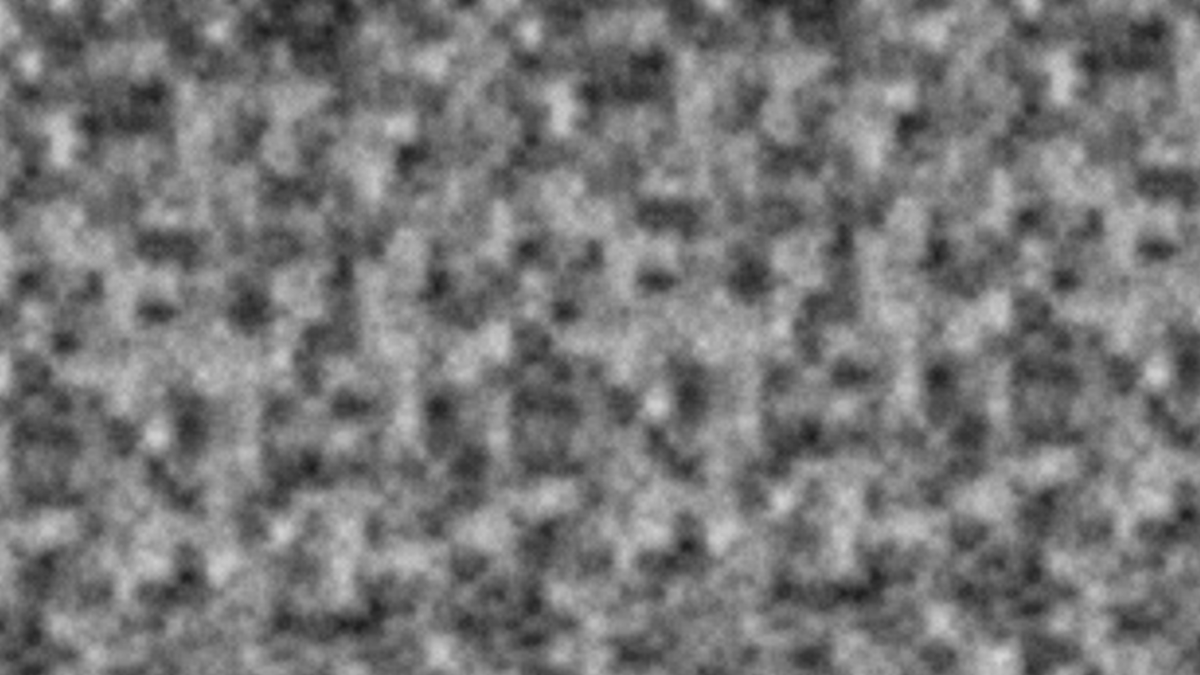
Frame 1 (no input)
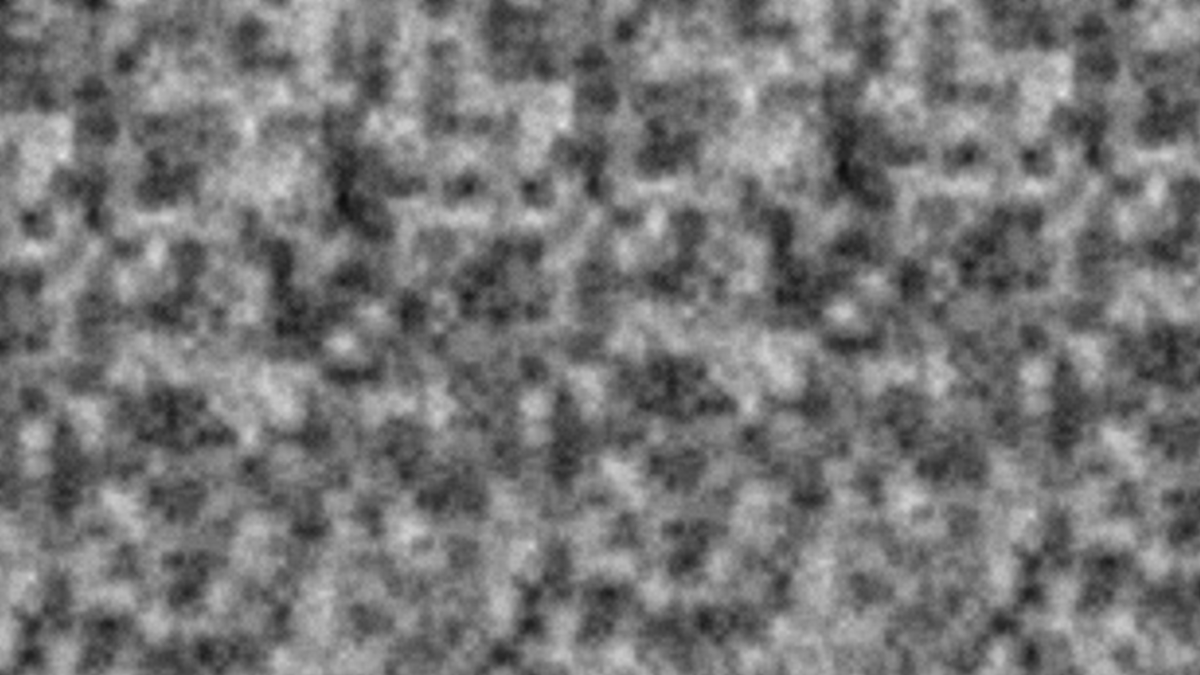
Frame 60 (the mouse pressed at the canvas centre just before this capture)
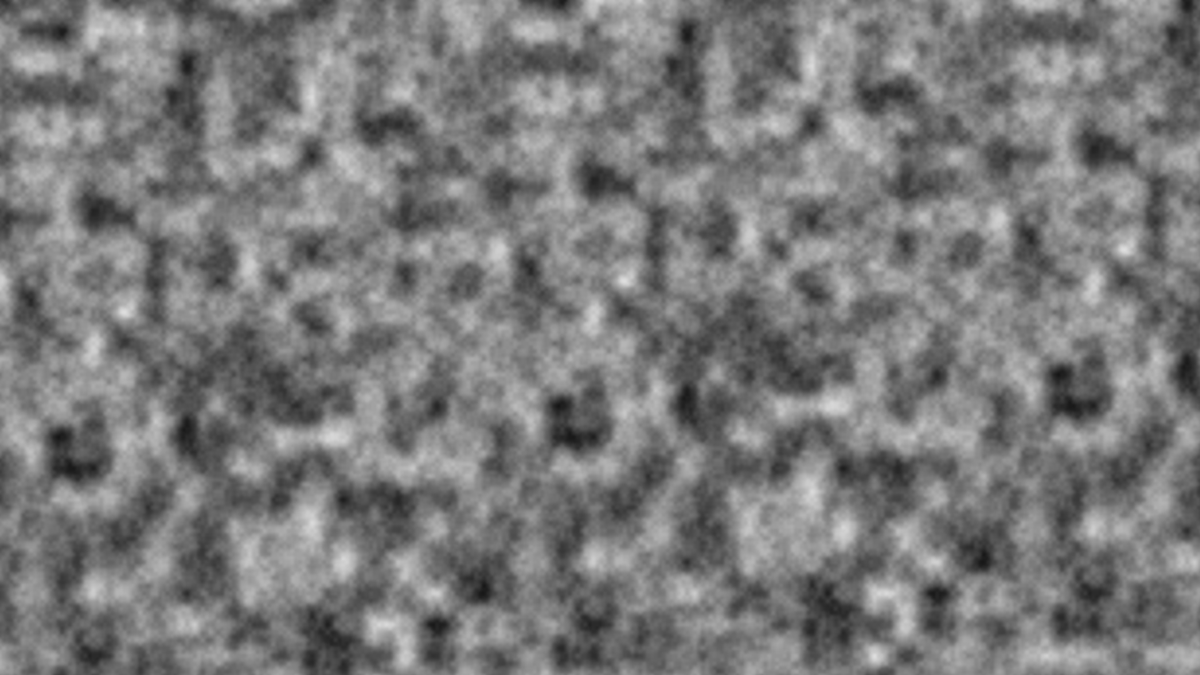
Frame 120 (the mouse held since frame 60 and released just before this capture)

The Processing sketch that drew these frames (run headless with seeded random() and noise(); from frame 60 on, the mouse is pressed at the canvas centre):

// Processing sketch: sketch_2_6
// ── sketch_2_6.pde
/*
  Extends the example Noise2D from the examples of the Nature of code
  to three dimensions (time).
  made by Wouter Couwenbergh
  June 2018
*/

float increment = 0.02;
float z = 0.0;

void setup() {
  size(1920,1080);
  //noLoop();
}

void draw() {
  background(0);
  
  // Optional: adjust noise detail here
  // noiseDetail(8,0.65f);
  
  loadPixels();
  
  z += 0.1;
  float xoff = 0; // Start xoff at 0
  
  // For every x,y coordinate in a 2D space, calculate a noise value and produce a brightness value
  for (int x = 0; x < width; x++) 
  {
    xoff += increment;   // Increment xoff 
    float yoff = 0.0;   // For every xoff, start yoff at 0
    for (int y = 0; y < height; y++) 
    {
      yoff += increment; // Increment yoff
      
      // Calculate noise and scale by 255
      float bright = noise(xoff,yoff,z)*255;

      // Try using this line instead
      //float bright = random(0,255);
      
      // Set each pixel onscreen to a grayscale value
      pixels[x+y*width] = color(bright);
    }
  }
  updatePixels();
}
